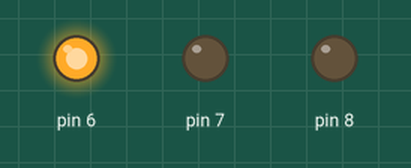
The sketch below on a simulated Arduino Uno, built with avr-gcc and run on an emulated ATmega328P. On the bench: output pins drawn as LEDs (lit = HIGH).

Above: at 0.05 s.
At 1.45 s:
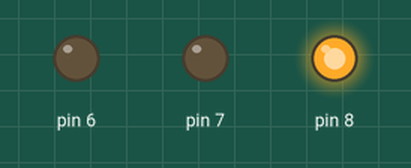
At 2.75 s:
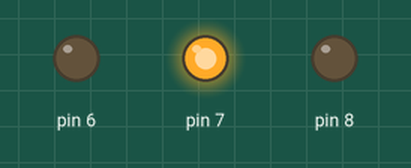
Timing chart, 0 to 3.0 s (numbered marks = the images above):
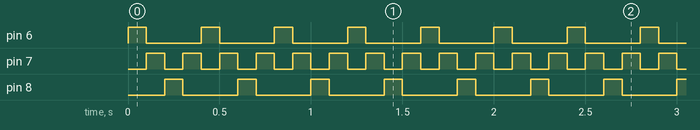

Measured:
- by itself, pin 6, pin 8: alternates HIGH for 0.10 s and LOW for 0.30 s
- by itself, pin 7: alternates HIGH for 0.10 s and LOW for 0.10 s

The sketch:

Leds_auto_fantastico.ino
```cpp
byte i=0;       //Variable contador para los bucles for
int del=100;    //Variable que marca el tiempo en los delay()
void setup(){
  /*Inicializamos los pines digitales 6, 7 y 8 como salida.
  Hacerlo con un for nos ahorra muchas lineas de codigo*/
  for (i = 6; i<=8; i++){
    pinMode(i, OUTPUT);
  }
}
void loop(){
  //Parpadean los leds del 6 al 8
  for (i = 6; i<=8; i++) {
    digitalWrite(i, HIGH);
    delay(del);
    digitalWrite(i, LOW);
  }
  /*Parpadean los leds del 8-1 (7) hasta el 6+1 (7). En este caso
  particular, no habria hecho falta ningun bucle
  porque solo hay un led entre ambos extremos (el 7) pero
  se deja como demostracion para posibles ampliaciones */
  for (i = 7; i>=7; i--) {
    digitalWrite(i, HIGH);
    delay(del);
    digitalWrite(i, LOW);
  }
}
```
